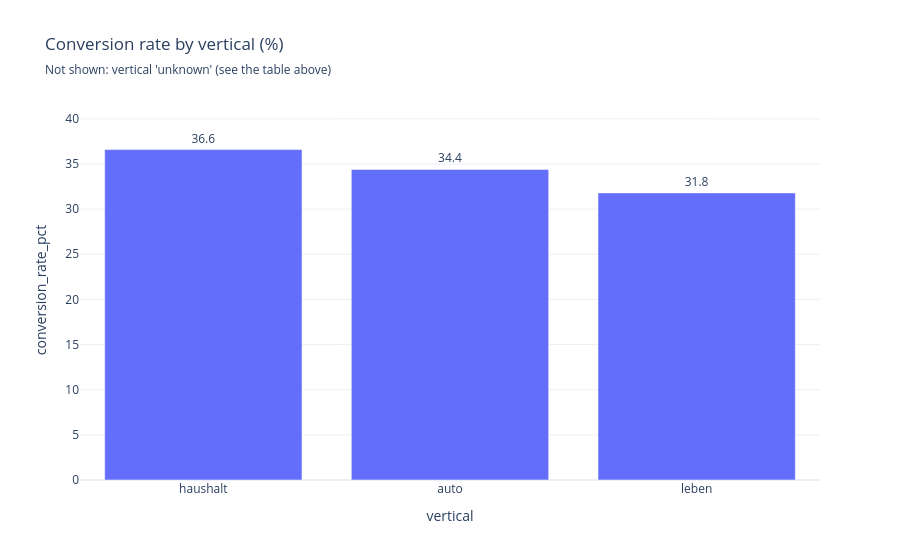

The code cell stored with this chart in its notebook:
### Code cell
bar_chart(verticals, x="vertical", y="conversion_rate_pct", title="Conversion rate by vertical (%)")

### Figure 1 — Plotly figure (JSON) as saved in the notebook; plotly's stock layout.template omitted (floating-point values rounded to 4 significant figures)
{"data": [{"hovertemplate": "vertical=%{x}<br>conversion_rate_pct=%{y}<extra></extra>", "legendgroup": "", "marker": {"color": "#636efa", "pattern": {"shape": ""}}, "name": "", "orientation": "v", "showlegend": false, "textposition": "outside", "texttemplate": "%{y}", "type": "bar", "x": ["haushalt", "auto", "leben"], "xaxis": "x", "y": [36.6, 34.4, 31.8], "yaxis": "y"}], "layout": {"barmode": "relative", "legend": {"tracegroupgap": 0}, "title": {"subtitle": {"text": "Not shown: vertical 'unknown' (see the table above)"}, "text": "Conversion rate by vertical (%)"}, "xaxis": {"anchor": "y", "domain": [0.0, 1.0], "title": {"text": "vertical"}, "type": "category"}, "yaxis": {"anchor": "x", "domain": [0.0, 1.0], "range": [0, 42.09], "title": {"text": "conversion_rate_pct"}}}}
